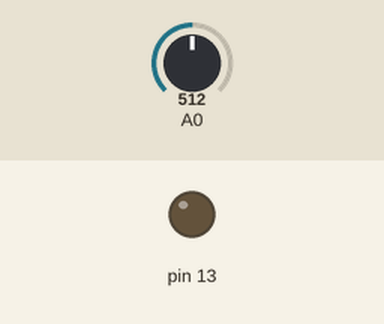
Recording of a sketch running on a simulated Arduino Uno, built with avr-gcc and run on an emulated ATmega328P. Shown: output pins drawn as LEDs (lit = HIGH). The inputs (shaded band) are chosen by the test bench; at power-on: A0 = 512.

Above: at 3.2 s.
3.3 s: A0 set to 530
At 3.6 s:
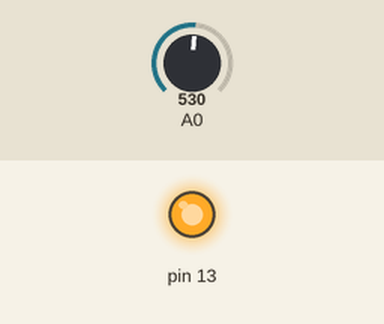
4.8 s: A0 set to 511
At 5.9 s:
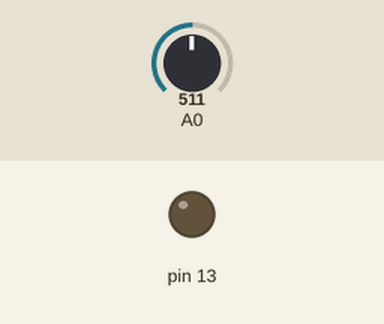
6.3 s: A0 set to 716
At 7.0 s:
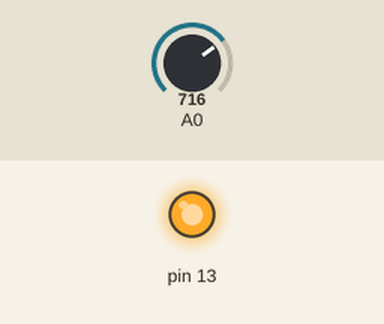
Timing chart, 0 to 9.3 s (numbered marks = the images above; inputs shaded):
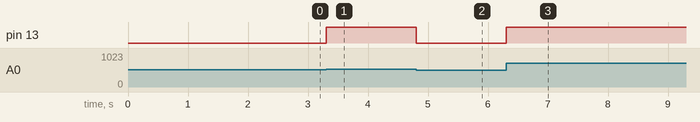

The sketch:

LDR_calibration.ino
```cpp
int mean;
void setup() {
  // put your setup code here, to run once:
int black= analogRead(A0);
delay(2000);
int white= analogRead(A0);
mean= (black+white)/2;
pinMode(13,OUTPUT);
}

void loop() {
  // put your main code here, to run repeatedly:
int value= analogRead(A0);
if(value>mean)
digitalWrite(13,HIGH);
else
digitalWrite(13,LOW);
}
```

Measured:
- the behaviour switches between 512 and 513 on A0 (found by bisection; images 0 and 1)
- after the input at 3.3 s, pin 13: LOW → HIGH at once
- after the input at 4.8 s, pin 13: HIGH → LOW at once
- after the input at 6.3 s, pin 13: LOW → HIGH at once
